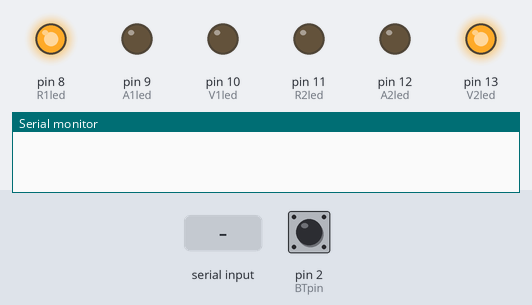
Bench run of a sketch on a simulated Arduino Uno, built with avr-gcc and run on an emulated ATmega328P. On the bench: output pins drawn as LEDs (lit = HIGH), the last lines printed to the serial monitor. Dashed ring = blinking. The test bench sets the inputs (shaded band); at power-on: pin 2 (BTpin) HIGH.

Above: at 1.2 s.
1.3 s: "30,150,10\n" received over Serial
At 2.53 s:
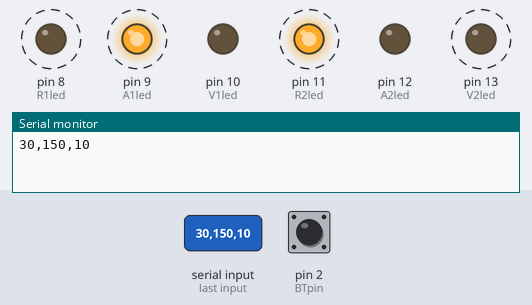
4.3 s: "30,150,10,200\n" received over Serial
At 6.4 s:
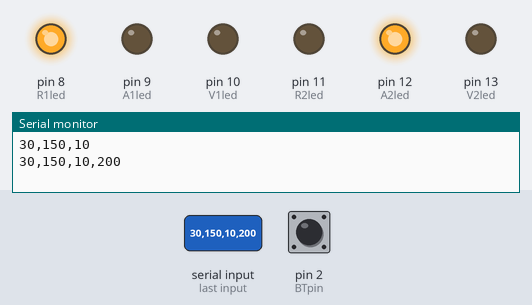
7.3 s: pin 2 (BTpin) pulled LOW for 0.15 s
10.3 s: "0\n" received over Serial
At 12.5 s:
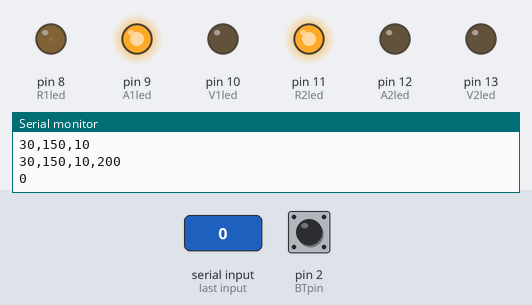
12.8 s: "90,45\n" received over Serial
At 14.1 s:
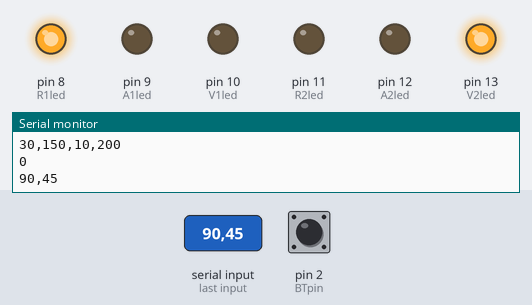
15.3 s: pin 2 (BTpin) pulled LOW for 1 s
At 16.41 s:
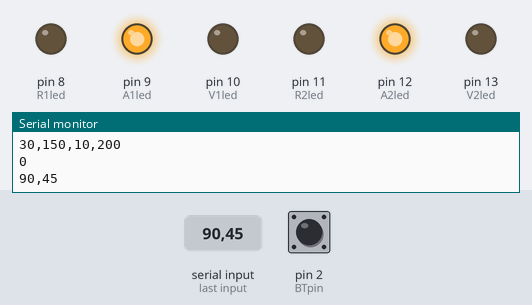
Timing chart, 0 to 18.3 s (numbered marks = the images above; inputs shaded):
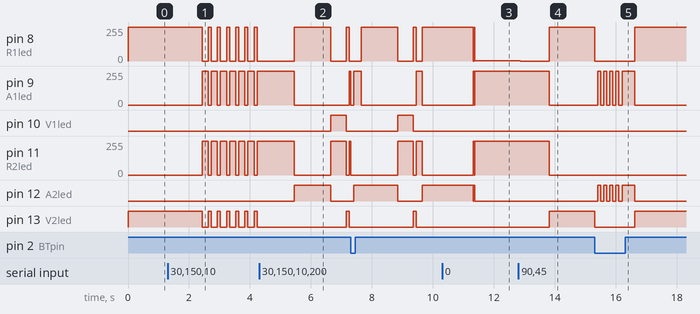

Measured:
- after the input at 1.3 s, pin 8 (R1led): alternates 255/255 for 0.10 s and 0/255 for 0.20 s, starting after 1.1 s; pin 9 (A1led), pin 11 (R2led): alternates 255/255 for 0.20 s and 0/255 for 0.10 s, starting after 1.1 s; pin 13 (V2led): alternates HIGH for 0.10 s and LOW for 0.20 s, starting after 1.1 s
- after the input at 4.3 s, pin 10 (V1led): LOW → HIGH after 2.3 s, → LOW 0.50 s later; pin 12 (A2led): LOW → HIGH after 1.1 s, → LOW 1.2 s later
- after the input at 10.3 s, pin 10 (V1led): stays LOW (without the input it goes to HIGH after 0.56 s); pin 13 (V2led): stays LOW (without the input it goes to HIGH after 1.1 s)
- after the input at 12.8 s, pin 8 (R1led): 1/255 → 0/255 after 0.06 s, → 255/255 0.96 s later; pin 9 (A1led), pin 11 (R2led): 254/255 → 255/255 after 0.06 s, → 0/255 0.96 s later; pin 13 (V2led): LOW → HIGH after 1.0 s
- after the input at 15.3 s, pin 8 (R1led): 255/255 → 0/255 at once, → 255/255 1.3 s later; pin 9 (A1led): goes 4 × (255/255 0.10 s, 0/255 0.10 s), 255/255 0.42 s, then 0/255, starting after 0.10 s; pin 12 (A2led): goes 4 × (HIGH 0.10 s, LOW 0.10 s), HIGH 0.42 s, then LOW, starting after 0.10 s; pin 13 (V2led): HIGH → LOW at once, → HIGH 1.3 s later

The sketch:

p05_semaforo.ino
```cpp
/*
 * Programa practico para implementar un semaforo de dos vias
 * si se activa la alarma, la luz amarillo debe ser intermitente
 * el ajuste del tiempo se consigue enviando un mensaje por el
 * monitor serial con la siguiente sintaxis, <va1>,<va2>,<va3>,<va4>
 * Ejemplo 100,200,300,400 tiempo 1 segundo entre cada estado
 */
const int R2led = 11;
const int A2led = 12;
const int V2led = 13;
const int R1led = 8;
const int A1led = 9;
const int V1led = 10;
const int BTpin = 2;
int cntloop = 0; //contador de bucles 10ms
int tp1 = 500, tp2 = 600, tp3 = 1100, tp4 = 1200;
int pos1, pos2, pos3;
String msg = "", msg2;
boolean msgOK = false;
void setup()
{
  pinMode(R2led, OUTPUT);
  pinMode(A2led, OUTPUT);
  pinMode(V2led, OUTPUT);
  pinMode(R1led, OUTPUT);
  pinMode(A1led, OUTPUT);
  pinMode(V1led, OUTPUT);
  pinMode(BTpin, INPUT_PULLUP);
  Serial.begin(9600);
}

void loop()
{
  if(cntloop == 0)
    estado1();
  if(cntloop == tp1) //primer valor cuenta de bucles
    estado2();
  if(cntloop == tp2) //segundo valor contador de bucles
    estado3();
  if(cntloop == tp3) //tercer valor contador de bucles
    estado4();
  cntloop ++;
  delay(10);
  if(cntloop >= tp4) //cuarto valor contador de bucles
    cntloop = 0;
  while(digitalRead(BTpin) == LOW) //Si se activa entrada
  {
    estado5();
    delay(100);
    estado6();
    delay(100);
  }
  if(msgOK == true) //Si se recibe un mensaje serial
  {
    Serial.println(msg);
    msgOK = false;
    pos1 = msg.indexOf(',');
    msg2 = msg.substring(0, pos1); //extrae el primer valor del msg
    tp1 = msg2.toInt();

    pos1 ++;
    pos2 = msg.indexOf(',', pos1);
    msg2 = msg.substring(pos1, pos2); //extrae el segundo valor del msg
    tp2 = msg2.toInt();

    pos2 ++;
    pos3 = msg.indexOf(',', pos2);
    msg2 = msg.substring(pos2, pos3); //extrae el tercer valor del msg
    tp3 = msg2.toInt(); //Convierte la cadena a valor entero

    pos3 ++;
    msg2 = msg.substring(pos3); //extrae el cuarto valor del msg
    tp4 = msg2.toInt(); //Convierte la cadena a valor entero
  }
}
void serialEvent() //procedimiento para la recepcion de mensaje serial
{
  if(Serial.available())
  {
    msg = Serial.readString();
    msgOK = true; //bandera mansaje listo
  }
}
void estado1()
{
  digitalWrite(R1led, HIGH);
  digitalWrite(A1led, LOW);
  digitalWrite(V1led, LOW);
  digitalWrite(R2led, LOW);
  digitalWrite(A2led, LOW);
  digitalWrite(V2led, HIGH);
}
void estado2()
{
  digitalWrite(R1led, HIGH);
  digitalWrite(A1led, LOW);
  digitalWrite(V1led, LOW);
  digitalWrite(R2led, LOW);
  digitalWrite(A2led, HIGH);
  digitalWrite(V2led, LOW);
}
void estado3()
{
  digitalWrite(R1led, LOW);
  digitalWrite(A1led, LOW);
  digitalWrite(V1led, HIGH);
  digitalWrite(R2led, HIGH);
  digitalWrite(A2led, LOW);
  digitalWrite(V2led, LOW);
}
void estado4()
{
  digitalWrite(R1led, LOW);
  digitalWrite(A1led, HIGH);
  digitalWrite(V1led, LOW);
  digitalWrite(R2led, HIGH);
  digitalWrite(A2led, LOW);
  digitalWrite(V2led, LOW);
}
void estado5()
{
  digitalWrite(R1led, LOW);
  digitalWrite(A1led, LOW);
  digitalWrite(V1led, LOW);
  digitalWrite(R2led, LOW);
  digitalWrite(A2led, LOW);
  digitalWrite(V2led, LOW);
}
void estado6()
{
  digitalWrite(R1led, LOW);
  digitalWrite(A1led, HIGH);
  digitalWrite(V1led, LOW);
  digitalWrite(R2led, LOW);
  digitalWrite(A2led, HIGH);
  digitalWrite(V2led, LOW);
}
```
